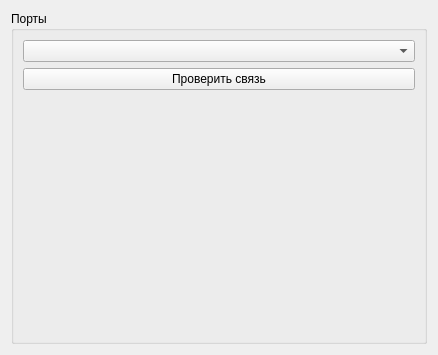
<?xml version="1.0" encoding="UTF-8"?>
<ui version="4.0">
 <class>Communications</class>
 <widget class="QWidget" name="Communications">
  <property name="geometry">
   <rect>
    <x>0</x>
    <y>0</y>
    <width>438</width>
    <height>355</height>
   </rect>
  </property>
  <property name="windowTitle">
   <string>Form</string>
  </property>
  <layout class="QHBoxLayout" name="horizontalLayout">
   <item>
    <widget class="QGroupBox" name="groupBox">
     <property name="title">
      <string>Порты</string>
     </property>
     <layout class="QVBoxLayout" name="verticalLayout">
      <item>
       <widget class="QComboBox" name="cbManPort"/>
      </item>
      <item>
       <widget class="QPushButton" name="pbManCheckConnection">
        <property name="text">
         <string>Проверить связь</string>
        </property>
       </widget>
      </item>
      <item>
       <spacer name="verticalSpacer_2">
        <property name="orientation">
         <enum>Qt::Vertical</enum>
        </property>
        <property name="sizeHint" stdset="0">
         <size>
          <width>20</width>
          <height>40</height>
         </size>
        </property>
       </spacer>
      </item>
     </layout>
    </widget>
   </item>
  </layout>
 </widget>
 <resources/>
 <connections/>
</ui>
